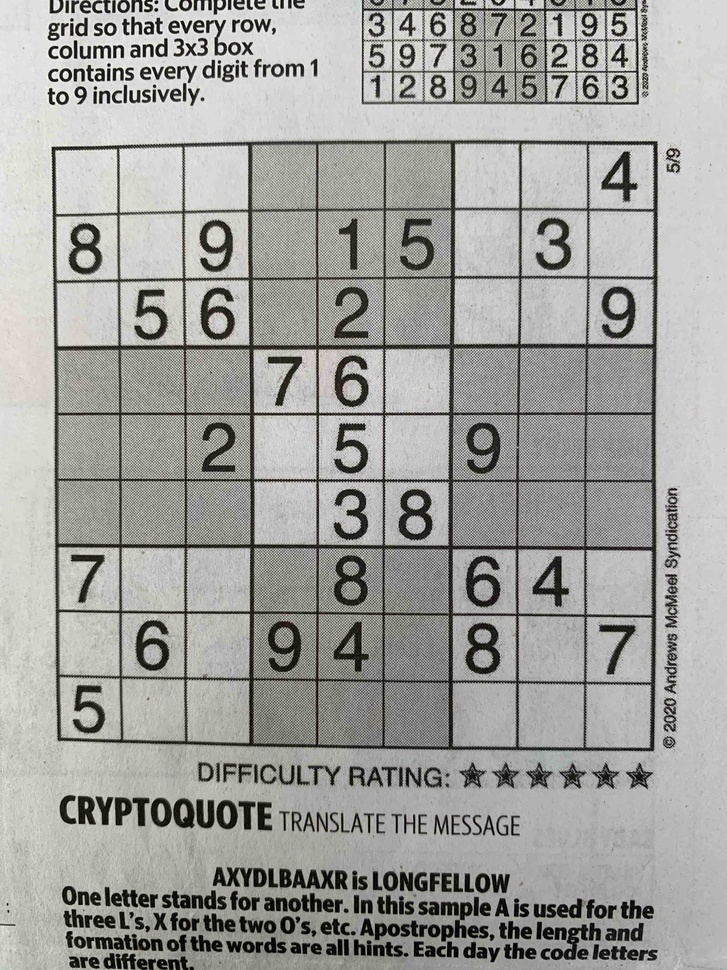
#> input picture Images/IMG_1428-low.jpg, 727 x 970 px, shrunk from 3024 x 4032 before the run
$ python extract_matrix_from_image_with_tesseract.py Images/IMG_1428-low.jpg
#> lines starting #> are read from the running program, lines starting #| are printed output that depends on the picture; after the words box and inside, x2 and y2 are one past the last pixel; in counts of white or black regions, pixels touching at a corner belong together
### util.py
import cv2
import numpy
from matplotlib import pyplot

"""
Routine to redistribute values in an array to an array of different length
"""
# [32 lines left out: function morph_array_to_size, not called in this run]

"""
Routine to display an image and optionally a title
"""


# [8 lines left out: function show_image, not called in this run]


"""
Routine to add lines to an image. The source image must be color for the lines to show up.
"""


# [19 lines left out: function show_lines, not called in this run]


"""
Routine to find lines in an image. It uses HoughlinesP to find the lines. Because the alg
finds horizontal lines first and 'occupies' the pixels of these lines. Vertical lines then have gaps
where the horizontal lines cross. The gaps inhibit the finding of the vertical lines. So, process is
to scan the image. Extract the horizontal lines. Then rotate the image 90 degrees and extract those
horizontal lines (which are the actual vertical ones).
"""


def find_lines(image):

    image_height, image_width = image.shape
    minimum_side = min(image_height, image_width)
    min_line_length = int(minimum_side / 2)
    max_line_gap = int(minimum_side / 100)
    threshold = minimum_side * 2

    done = False
    while not done:
        lines = cv2.HoughLinesP(image, 1, numpy.pi / 180, threshold=threshold, minLineLength=min_line_length,
                                maxLineGap=max_line_gap)
        horizontal_lines, vertical_lines, rejected_lines = separate_lines(lines)
        print("\nThreshold: %s" % threshold)
        print("Horizontal lines: %s" % len(horizontal_lines))
        print("Vertical lines: %s" % len(vertical_lines))
        print("Rejected lines: %s" % len(rejected_lines))
        if enough_lines(horizontal_lines, vertical_lines):
            done = True
        elif threshold > 10:
            threshold = int(threshold / 2)
        else:
            done = True

    return horizontal_lines, vertical_lines

"""
Routine to separate out and return only the horizontal and vertical lines and a separate list of those
lines rejected.
"""

def separate_lines(lines):
    margin_of_error = numpy.pi / 45
    horizontal_lines = []
    vertical_lines = []
    rejected_lines = []
    if lines is not None:
        for line in lines:
            x1 = line[0][0]
            y1 = line[0][1]
            x2 = line[0][2]
            y2 = line[0][3]
            sin_theta = (x1 - x2) / numpy.sqrt((x1 - x2) * (x1 - x2) + (y1 - y2) * (y1 - y2))
            theta = numpy.arcsin(sin_theta)
            if abs(theta) <= margin_of_error or abs(abs(theta) - numpy.pi) <= margin_of_error:
                # vertical line
                vertical_lines.append(line)
            elif abs(abs(theta) - numpy.pi / 2) <= margin_of_error or abs(
                    abs(theta) - numpy.pi * 3 / 2) <= margin_of_error:
                # horizontal line
                horizontal_lines.append(line)
            else:
                rejected_lines.append(line)
    return horizontal_lines, vertical_lines, rejected_lines

"""
Routine to invert image (black and white)
"""


def invert_image(image):
    bw_threshold = 160
    (thresh, inverted_image) = cv2.threshold(image, bw_threshold, 255, cv2.THRESH_BINARY_INV)
    return inverted_image


"""
Routine to pre-process an image before attempting to identify lines and extract digits. Among other things,
make it monochromatic.

We'll use this once we deal with real photos vs computer generated images/graphics.
"""


def preprocess_image(image):

    return image

"""
Routine to determine if we've found enough lines
"""
def enough_lines(horizontal_lines, vertical_lines):
    if len(horizontal_lines) > 0:
        if len(vertical_lines) > 0:
            if len(horizontal_lines) > len(vertical_lines):
                if len(vertical_lines) / len(horizontal_lines) > 0.5:
                    done = True
                else:
                    done = False
            elif len(vertical_lines) > len(horizontal_lines):
                if len(horizontal_lines) / len(vertical_lines) > 0.5:
                    done = True
                else:
                    done = False
            else:
                done = True
        else:
            done = False
    else:
        done = False
    return done
"""
This routine first trims traces of lines left at the edges of the image and then trims the blank
space to leave just the digit. Because there is noise in the images, we use the x_min and y_min
values to represent blank space. If the trimming results in nothing left, the routine returns None,
which gets interpreted as a blank cell.
"""

# [45 lines left out: function trim, not called in this run]

"""
Routine to process an image to find the lines and then the inside boundaries of the cells that contain
the digits
"""

def get_cell_boundaries(image):
    # First, invert the image so that the lines and digits are white and the background black.
    # We need this for the cv.houghline algorithm to work.
    # show_image(image)
    inverted_image = invert_image(image)
    # show_image(inverted_image)
    image_height, image_width = inverted_image.shape
    print("Inverted image width:\t%s" % image_width)
    print("Inverted image height:\t%s" % image_height)
    # Find all the lines in the image
    horizontal_lines, vertical_lines = find_lines(inverted_image)

    # show_lines(inverted_image, horizontal_lines)
    # show_lines(inverted_image, vertical_lines)

    def horizontal_sort_func(i):
        return (min(i[0][1], i[0][3]))

    def vertical_sort_func(i):
        return (min(i[0][0], i[0][2]))

    # Now look for the internal coordinates of the matrix cells. Do this first for the horizontal lines,
    # which will give us the y axis coordinates of the cells.
    # 1. Sort by the y value of the line (since the line may not be exactly vertical, sort by the min
    #    y value of the two end points.
    # 2. Since lines are 1 pixel wide, starting at the top, go pixel by pixel. If we have a line that is
    #    the same y value as the previous or is +1, we know we're in the same line in the matrix image
    #    (which are > 1 pixel wide.
    # 3. Otherwise if there is more of a gap, we know we've traversed a cell and are hitting the start
    #    of the line at the other side.
    # 4. In this case, add the coordinates to the list of coordinates.
    horizontal_lines.sort(key=horizontal_sort_func)
    y_coords = []
    for i in range(0, len(horizontal_lines) - 1):
        if horizontal_lines[i + 1][0][1] > horizontal_lines[i][0][1] + 1:
            y_coords.append([horizontal_lines[i][0][1] + 1, horizontal_lines[i + 1][0][1] - 1])
        current = horizontal_lines[i][0][1]
    print('Y coordinates:')
    print(y_coords)

    # Now same for vertical lines and values on the x axis
    vertical_lines.sort(key=vertical_sort_func)
    x_coords = []
    for i in range(0, len(vertical_lines) - 1):
        if vertical_lines[i + 1][0][0] > vertical_lines[i][0][0] + 1:
            x_coords.append([vertical_lines[i][0][0] + 1, vertical_lines[i + 1][0][0] - 1])
        current = vertical_lines[i][0][0]
    print('X coordinates:')
    print(x_coords)

    return x_coords, y_coords

### extract_matrix_from_image_with_tesseract.py
import cv2
import sys
import json
import util
import pytesseract

bw_threshold = 160
image_density_threshold = 0.001

def main():
    if len(sys.argv) < 2:
        raise Exception("Inputs:\n\tparameter 1: Test image to use for processing.")
    input_image = sys.argv[1]
    print("Image: %s" % input_image)
    image = cv2.imread(input_image)
#> image is the input picture: shape (970, 727, 3); mean B, G, R 157.9, 161.3, 161
    img_rgb = cv2.cvtColor(image, cv2.COLOR_BGR2RGB)
    img_bw =cv2.imread(input_image, cv2.IMREAD_GRAYSCALE)
#> img_bw: shape (970, 727); min 0, max 255, mean 160.9
    x_coords, y_coords = util.get_cell_boundaries(img_bw)
#> in invert_image, `(thresh, inverted_image) = cv2.threshold(image, bw_threshold, 255, cv2..`:
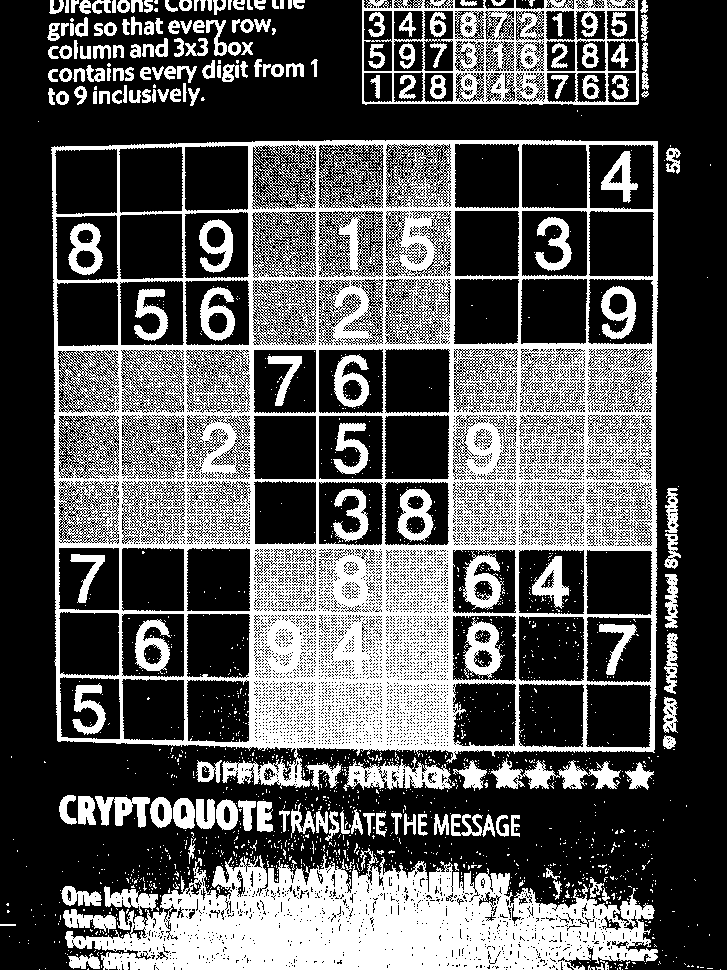
#> inverted_image: shape (970, 727); 34.1% white; 1629 white regions (1440 under 20 px), largest, box (x1, y1, x2, y2) and area: (51, 140, 658, 789) 139064, (65, 848, 658, 970) 41992, (362, 0, 639, 105) 9857
#> in invert_image, `(thresh, inverted_image) = cv2.threshold(image, bw_threshold, 255, cv2..`: thresh = 160
#| Inverted image width:	727
#| Inverted image height:	970
#> the loop in find_lines, `while not done:` made 3 passes
#| Horizontal lines: 0
#| Vertical lines: 0
#| Rejected lines: 0
#| Horizontal lines: 0
#| Vertical lines: 8
#| Rejected lines: 3
#| Horizontal lines: 38
#| Vertical lines: 36
#| Rejected lines: 12
#> after the loop in find_lines, `while not done:`: threshold = 363
#> in get_cell_boundaries, `horizontal_lines, vertical_lines = find_lines(inverted_image)`: horizontal_lines = 38 items, first 6: [[66, 939, 655, 959]], [[59, 921, 649, 931]], [[67, 943, 648, 933]], [[54, 346, 655, 346]], [[54, 348, 656, 348]], [[55, 547, 656, 547]]; vertical_lines = 36 items, first 6: [[316, 747, 316, 141]], [[383, 750, 383, 140]], [[250, 781, 250, 142]], [[317, 747, 317, 141]], [[451, 762, 451, 140]], [[251, 747, 251, 142]]
#> the loop in get_cell_boundaries, `for i in range(0, len(horizontal_lines) - 1):` made 37 passes
#> current on passes 1 to 12: 143, 346, 347, 348, 413, 414, 480, 481, 545, 546, 547, 739
#> after the loop in get_cell_boundaries, `for i in range(0, len(horizontal_lines) - 1):`: y_coords = [[144, 345], [349, 412], [415, 479], [482, 544], [548, 738], [740, 744], [746, 891], [895, 898], [901, 915], [920, 920], [923, 923], [925, 926], [928, 942], [944, 946], [940, 947], [949, 964], [965, 966]]
#| [[144, 345], [349, 412], [415, 479], [482, 544], [548, 738], [740, 744], [746, 891], [895, 898], [901, 915], [920, 920], [923, 923], [925, 926], [928, 942], [944, 946], [940, 947], [949, 964], [965, 966]]
#> the loop in get_cell_boundaries, `for i in range(0, len(vertical_lines) - 1):` made 35 passes
#> current on passes 1 to 12: 52, 53, 53, 119, 120, 121, 184, 185, 186, 249, 250, 251
#> after the loop in get_cell_boundaries, `for i in range(0, len(vertical_lines) - 1):`: x_coords = [[54, 118], [122, 183], [187, 248], [254, 315], [319, 381], [386, 448], [454, 516], [520, 583], [587, 651]]
#| [[54, 118], [122, 183], [187, 248], [254, 315], [319, 381], [386, 448], [454, 516], [520, 583], [587, 651]]
    row = 0
    for y_coord in y_coords:
        column = 0
        for x_coord in x_coords:
            raw_image = img_rgb[y_coord[0]:y_coord[1], x_coord[0]:x_coord[1]]
            image_height, image_width = img_bw.shape
            image_sum = raw_image.sum()
            image_density = image_sum / (image_width * image_height * 255)
            if image_density < image_density_threshold or image_density >= 1 - image_density_threshold:
                number = 0
            else:
                custom_oem_psm_config = r'--oem 3 --psm 10'
                number = pytesseract.image_to_string(image, config=custom_oem_psm_config)
                util.show_image(raw_image,
                                title="Row %s, col %s: %s" % (row, column, number))
            print("Row %s\tColumn %s\t%s" % (row, column, number))
            column += 1
        row += 1
#> this loop made 1 pass
#> y_coord on pass 1: [144, 345]
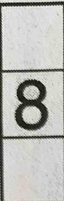
#> raw_image: shape (201, 64, 3); mean R, G, B 186.8, 187.2, 182.9
#> after the loop, row = 0


if __name__ == '__main__':
    main()
#> (the call stopped at in main, `number = pytesseract.image_to_string(image, config=custom_oem_psm_conf..`: pytesseract is not available in this run)
